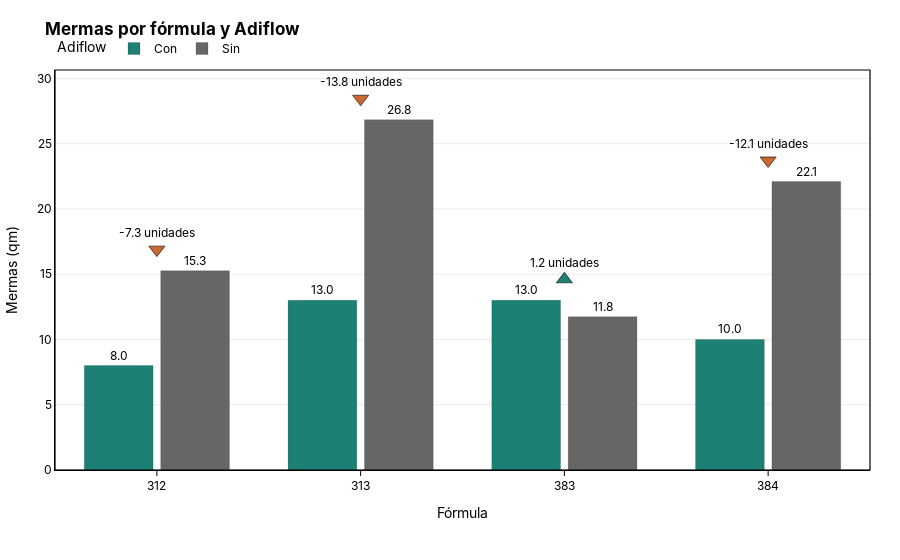

Write notebook code for a chart like this one.
### Code cell
orden_formula = [
    "312",
    "313",
    "383",
    "384"
]

fig, _, _ = grouped_bar_corporate_with_change(
    by_group,                                 # tu DataFrame
    formula_col="Fórmula",
    group_col="Adiflow",
    value_col="mermas",
    title="Mermas por fórmula y Adiflow",
    order_formula=orden_formula,
    order_group=["Con", "Sin"],         # asegura el orden
    color_con="#1C8074",                # verde corporativo
    color_sin="#666666",                # gris corporativo
     y_axis_title="Mermas (qm)",
    # Guardado opcional:
    #write_html=f"{ROOT_IMAGEN}/barras_mermas.html",
)

fig.show()
s3.save_plotly_html(fig, "barras_mermas.html")

### Figure 1 — Plotly figure (JSON) as saved in the notebook; plotly's stock layout.template omitted (floating-point values rounded to 4 significant figures)
{"data": [{"hovertemplate": "Adiflow: <b>Con</b><br>Fórmula: {x}<br>mermas: {y:.1f}<extra></extra>", "marker": {"color": "#1C8074", "line": {"color": "rgba(0,0,0,0.25)", "width": 0.6}}, "name": "Con", "text": [8, 13, 13, 10], "textposition": "outside", "texttemplate": "%{text:.1f}", "type": "bar", "x": ["312", "313", "383", "384"], "y": [8, 13, 13, 10]}, {"hovertemplate": "Adiflow: <b>Sin</b><br>Fórmula: {x}<br>mermas: {y:.1f}<extra></extra>", "marker": {"color": "#666666", "line": {"color": "rgba(0,0,0,0.25)", "width": 0.6}}, "name": "Sin", "text": [15.27, 26.83, 11.75, 22.1], "textposition": "outside", "texttemplate": "%{text:.1f}", "type": "bar", "x": ["312", "313", "383", "384"], "y": [15.27, 26.83, 11.75, 22.1]}, {"hovertemplate": "Fórmula: {x}<br>Δ (Con vs Sin): {text}<extra></extra>", "marker": {"color": ["#c76931", "#c76931", "#1C8074", "#c76931"], "line": {"color": "#000000", "width": 0.6}, "size": 14, "symbol": ["triangle-down", "triangle-down", "triangle-up", "triangle-down"]}, "mode": "markers+text", "showlegend": false, "text": ["-7.3 unidades", "-13.8 unidades", "1.2 unidades", "-12.1 unidades"], "textfont": {"color": "#000000"}, "textposition": "top center", "type": "scatter", "x": ["312", "313", "383", "384"], "y": [16.88, 28.44, 14.61, 23.71]}], "layout": {"bargap": 0.25, "bargroupgap": 0.1, "barmode": "group", "font": {"color": "#000000", "family": "Inter, 'Helvetica Neue', Arial, sans-serif", "size": 12}, "hoverlabel": {"bgcolor": "#FFFFFF", "bordercolor": "#666666", "font": {"color": "#000000"}}, "legend": {"orientation": "h", "title": {"text": "Adiflow"}, "x": 0, "y": 1.09}, "margin": {"b": 90, "l": 40, "r": 30, "t": 70}, "paper_bgcolor": "#FFFFFF", "plot_bgcolor": "#FFFFFF", "shapes": [{"fillcolor": "rgba(0,0,0,0)", "line": {"color": "#000000", "width": 1.2}, "type": "rect", "x0": 0, "x1": 1, "xref": "paper", "y0": 0, "y1": 1, "yref": "paper"}], "title": {"text": "<b>Mermas por fórmula y Adiflow</b>"}, "xaxis": {"automargin": true, "linecolor": "#000000", "linewidth": 1, "showline": true, "tickangle": 0, "tickcolor": "#000000", "ticks": "outside", "title": {"text": "Fórmula"}}, "yaxis": {"automargin": true, "gridcolor": "rgba(0,0,0,0.08)", "linecolor": "#000000", "linewidth": 1, "showline": true, "title": {"text": "Mermas (qm)"}, "zeroline": true, "zerolinecolor": "rgba(0,0,0,0.2)"}}}
